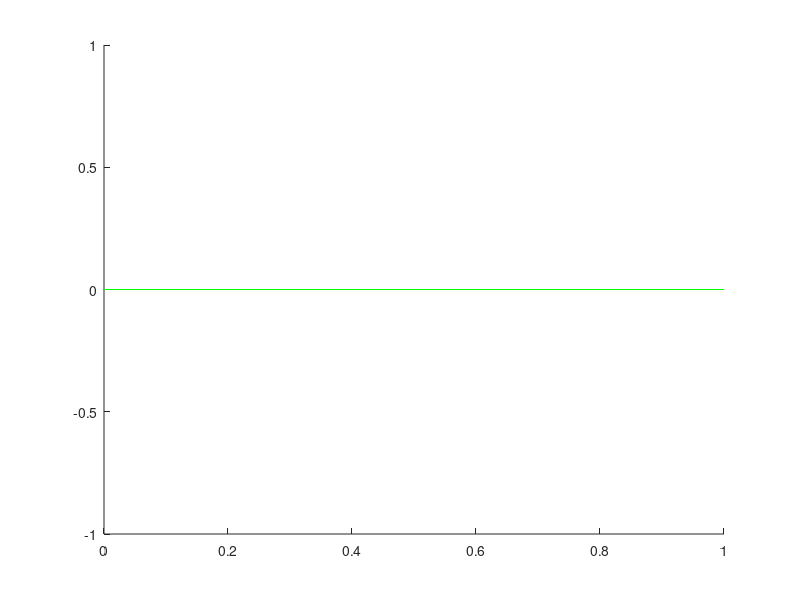

The MATLAB script that drew this image:
function h = hline(y,lc)
%HLINE Adds horizontal lines to figure at specified locations.

if nargin==0
  y   = 0;
  lc  = '-g';
end
if nargin==1                 %1/01 nbg
  if isa(y,'char')
    lc = y;
    y  = 0;
  elseif isa(y,'double')
    lc = '-g';
  end
end

[m,n] = size(y);
if m>1&n>1
  error('Error - input must be a scaler or vector')
elseif n>1
  y   = y';
  m   = n;
end

v     = axis;
if ishold
  for ii=1:m
    h(ii) = plot(v(1:2),[1 1]*y(ii,1),lc);
  end
else
  hold on
  for ii=1:m
    h(ii) = plot(v(1:2),[1 1]*y(ii,1),lc);
  end
  hold off
end

if nargout == 0;
  clear h
end
